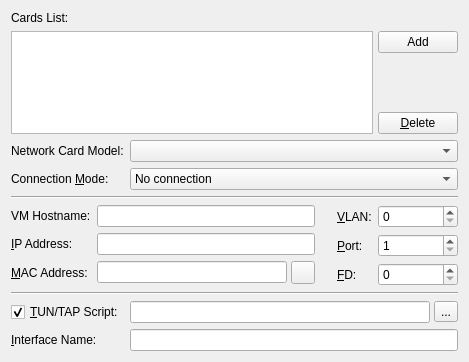
<?xml version="1.0" encoding="UTF-8"?>
<ui version="4.0">
 <class>Old_Network_Widget</class>
 <widget class="QWidget" name="Old_Network_Widget">
  <property name="geometry">
   <rect>
    <x>0</x>
    <y>0</y>
    <width>469</width>
    <height>362</height>
   </rect>
  </property>
  <property name="windowTitle">
   <string>Old Network Widget</string>
  </property>
  <layout class="QGridLayout" name="gridLayout_6">
   <item row="0" column="0">
    <widget class="QLabel" name="Label_Cards_List">
     <property name="sizePolicy">
      <sizepolicy hsizetype="Maximum" vsizetype="Maximum">
       <horstretch>0</horstretch>
       <verstretch>0</verstretch>
      </sizepolicy>
     </property>
     <property name="text">
      <string>Cards List:</string>
     </property>
     <property name="buddy">
      <cstring>Network_Cards_List</cstring>
     </property>
    </widget>
   </item>
   <item row="1" column="0">
    <layout class="QHBoxLayout" name="horizontalLayout_2">
     <property name="spacing">
      <number>5</number>
     </property>
     <item>
      <widget class="QListWidget" name="Network_Cards_List">
       <property name="sizePolicy">
        <sizepolicy hsizetype="Expanding" vsizetype="Ignored">
         <horstretch>0</horstretch>
         <verstretch>0</verstretch>
        </sizepolicy>
       </property>
      </widget>
     </item>
     <item>
      <layout class="QVBoxLayout" name="verticalLayout">
       <item>
        <widget class="QPushButton" name="Button_Add_Net_Card">
         <property name="text">
          <string>Add</string>
         </property>
         <property name="icon">
          <iconset resource="images.qrc">
           <normaloff>:/add.png</normaloff>:/add.png</iconset>
         </property>
        </widget>
       </item>
       <item>
        <spacer name="verticalSpacer">
         <property name="orientation">
          <enum>Qt::Vertical</enum>
         </property>
         <property name="sizeHint" stdset="0">
          <size>
           <width>20</width>
           <height>13</height>
          </size>
         </property>
        </spacer>
       </item>
       <item>
        <widget class="QPushButton" name="Button_Delete_Net_Card">
         <property name="text">
          <string>&amp;Delete</string>
         </property>
         <property name="icon">
          <iconset resource="images.qrc">
           <normaloff>:/remove.png</normaloff>:/remove.png</iconset>
         </property>
        </widget>
       </item>
      </layout>
     </item>
    </layout>
   </item>
   <item row="2" column="0">
    <widget class="QWidget" name="Net_Card_Options" native="true">
     <layout class="QGridLayout" name="gridLayout_5">
      <property name="margin">
       <number>0</number>
      </property>
      <item row="0" column="0" colspan="3">
       <layout class="QGridLayout" name="gridLayout">
        <item row="0" column="0">
         <widget class="QLabel" name="Label_NetCard_Model">
          <property name="text">
           <string>Network Card Model:</string>
          </property>
          <property name="buddy">
           <cstring>CB_Network_Card_Model</cstring>
          </property>
         </widget>
        </item>
        <item row="0" column="1">
         <widget class="QComboBox" name="CB_Network_Card_Model">
          <property name="maxCount">
           <number>32</number>
          </property>
         </widget>
        </item>
        <item row="1" column="0">
         <widget class="QLabel" name="Label_Connection_Mode">
          <property name="sizePolicy">
           <sizepolicy hsizetype="Maximum" vsizetype="Preferred">
            <horstretch>0</horstretch>
            <verstretch>0</verstretch>
           </sizepolicy>
          </property>
          <property name="text">
           <string>Connection &amp;Mode:</string>
          </property>
          <property name="buddy">
           <cstring>CB_Connection_Mode</cstring>
          </property>
         </widget>
        </item>
        <item row="1" column="1">
         <widget class="QComboBox" name="CB_Connection_Mode">
          <property name="sizePolicy">
           <sizepolicy hsizetype="Minimum" vsizetype="Fixed">
            <horstretch>0</horstretch>
            <verstretch>0</verstretch>
           </sizepolicy>
          </property>
          <property name="currentIndex">
           <number>8</number>
          </property>
          <property name="maxCount">
           <number>32</number>
          </property>
          <item>
           <property name="text">
            <string>Use the user mode network stack</string>
           </property>
          </item>
          <item>
           <property name="text">
            <string>Open a TUN/TAP interface</string>
           </property>
          </item>
          <item>
           <property name="text">
            <string>Use an already open TUN/TAP interface</string>
           </property>
          </item>
          <item>
           <property name="text">
            <string>Open a listening TCP socket</string>
           </property>
          </item>
          <item>
           <property name="text">
            <string>Use an already open TCP socket</string>
           </property>
          </item>
          <item>
           <property name="text">
            <string>Connect to listening TCP socket</string>
           </property>
          </item>
          <item>
           <property name="text">
            <string>Create shared VLAN via UDP multicast socket</string>
           </property>
          </item>
          <item>
           <property name="text">
            <string>Use an already open UDP multicast socket</string>
           </property>
          </item>
          <item>
           <property name="text">
            <string>No connection</string>
           </property>
          </item>
         </widget>
        </item>
       </layout>
      </item>
      <item row="1" column="0" colspan="3">
       <widget class="Line" name="Line_nc_1">
        <property name="orientation">
         <enum>Qt::Horizontal</enum>
        </property>
       </widget>
      </item>
      <item row="2" column="0">
       <layout class="QGridLayout" name="gridLayout_3">
        <item row="0" column="0">
         <widget class="QLabel" name="Label_Host_Name">
          <property name="text">
           <string>VM Hostname:</string>
          </property>
          <property name="buddy">
           <cstring>Edit_Hostname</cstring>
          </property>
         </widget>
        </item>
        <item row="0" column="1">
         <widget class="QLineEdit" name="Edit_Hostname"/>
        </item>
        <item row="1" column="0">
         <widget class="QLabel" name="Label_IP">
          <property name="sizePolicy">
           <sizepolicy hsizetype="Maximum" vsizetype="Preferred">
            <horstretch>0</horstretch>
            <verstretch>0</verstretch>
           </sizepolicy>
          </property>
          <property name="text">
           <string>&amp;IP Address:</string>
          </property>
          <property name="buddy">
           <cstring>Edit_IP_Address</cstring>
          </property>
         </widget>
        </item>
        <item row="1" column="1">
         <widget class="QLineEdit" name="Edit_IP_Address">
          <property name="text">
           <string/>
          </property>
          <property name="maxLength">
           <number>24</number>
          </property>
          <property name="cursorPosition">
           <number>0</number>
          </property>
         </widget>
        </item>
        <item row="2" column="0">
         <widget class="QLabel" name="Label_MAC">
          <property name="sizePolicy">
           <sizepolicy hsizetype="Maximum" vsizetype="Preferred">
            <horstretch>0</horstretch>
            <verstretch>0</verstretch>
           </sizepolicy>
          </property>
          <property name="text">
           <string>&amp;MAC Address:</string>
          </property>
          <property name="buddy">
           <cstring>Edit_MAC_Address</cstring>
          </property>
         </widget>
        </item>
        <item row="2" column="1">
         <layout class="QHBoxLayout" name="horizontalLayout_3">
          <property name="spacing">
           <number>4</number>
          </property>
          <item>
           <widget class="QLineEdit" name="Edit_MAC_Address">
            <property name="text">
             <string/>
            </property>
            <property name="maxLength">
             <number>18</number>
            </property>
            <property name="cursorPosition">
             <number>0</number>
            </property>
           </widget>
          </item>
          <item>
           <widget class="QToolButton" name="TB_Generate_New_MAC">
            <property name="toolTip">
             <string>Generate New MAC</string>
            </property>
            <property name="text">
             <string/>
            </property>
            <property name="icon">
             <iconset resource="images.qrc">
              <normaloff>:/update.png</normaloff>:/update.png</iconset>
            </property>
           </widget>
          </item>
         </layout>
        </item>
       </layout>
      </item>
      <item row="2" column="1">
       <spacer name="horizontalSpacer">
        <property name="orientation">
         <enum>Qt::Horizontal</enum>
        </property>
        <property name="sizeType">
         <enum>QSizePolicy::Fixed</enum>
        </property>
        <property name="sizeHint" stdset="0">
         <size>
          <width>10</width>
          <height>20</height>
         </size>
        </property>
       </spacer>
      </item>
      <item row="2" column="2">
       <layout class="QGridLayout" name="gridLayout_2">
        <item row="0" column="0">
         <widget class="QLabel" name="Label_VLAN">
          <property name="text">
           <string>&amp;VLAN:</string>
          </property>
          <property name="buddy">
           <cstring>SB_VLAN</cstring>
          </property>
         </widget>
        </item>
        <item row="0" column="1">
         <widget class="QSpinBox" name="SB_VLAN">
          <property name="minimumSize">
           <size>
            <width>80</width>
            <height>0</height>
           </size>
          </property>
          <property name="maximumSize">
           <size>
            <width>80</width>
            <height>16777215</height>
           </size>
          </property>
         </widget>
        </item>
        <item row="1" column="0">
         <widget class="QLabel" name="Label_Port">
          <property name="sizePolicy">
           <sizepolicy hsizetype="Maximum" vsizetype="Preferred">
            <horstretch>0</horstretch>
            <verstretch>0</verstretch>
           </sizepolicy>
          </property>
          <property name="text">
           <string>&amp;Port:</string>
          </property>
          <property name="buddy">
           <cstring>SB_Port</cstring>
          </property>
         </widget>
        </item>
        <item row="1" column="1">
         <widget class="QSpinBox" name="SB_Port">
          <property name="sizePolicy">
           <sizepolicy hsizetype="Fixed" vsizetype="Fixed">
            <horstretch>0</horstretch>
            <verstretch>0</verstretch>
           </sizepolicy>
          </property>
          <property name="minimumSize">
           <size>
            <width>80</width>
            <height>0</height>
           </size>
          </property>
          <property name="maximumSize">
           <size>
            <width>80</width>
            <height>16777215</height>
           </size>
          </property>
          <property name="minimum">
           <number>1</number>
          </property>
          <property name="maximum">
           <number>50000</number>
          </property>
         </widget>
        </item>
        <item row="2" column="0">
         <widget class="QLabel" name="Label_File_Descriptor">
          <property name="text">
           <string>&amp;FD:</string>
          </property>
          <property name="buddy">
           <cstring>SB_File_Descriptor</cstring>
          </property>
         </widget>
        </item>
        <item row="2" column="1">
         <widget class="QSpinBox" name="SB_File_Descriptor">
          <property name="minimumSize">
           <size>
            <width>80</width>
            <height>0</height>
           </size>
          </property>
          <property name="maximumSize">
           <size>
            <width>80</width>
            <height>16777215</height>
           </size>
          </property>
          <property name="toolTip">
           <string>If the value is 0 then it will not be used</string>
          </property>
          <property name="minimum">
           <number>0</number>
          </property>
          <property name="maximum">
           <number>99999999</number>
          </property>
          <property name="value">
           <number>0</number>
          </property>
         </widget>
        </item>
       </layout>
      </item>
      <item row="3" column="0" colspan="3">
       <widget class="Line" name="Line_nc_4">
        <property name="orientation">
         <enum>Qt::Horizontal</enum>
        </property>
       </widget>
      </item>
      <item row="4" column="0" colspan="3">
       <layout class="QGridLayout" name="gridLayout_4">
        <item row="0" column="0">
         <widget class="QCheckBox" name="CH_TUN_TAP_Script">
          <property name="text">
           <string>&amp;TUN/TAP Script:</string>
          </property>
          <property name="checked">
           <bool>true</bool>
          </property>
         </widget>
        </item>
        <item row="0" column="1">
         <layout class="QHBoxLayout" name="horizontalLayout_4">
          <property name="spacing">
           <number>4</number>
          </property>
          <item>
           <widget class="QLineEdit" name="Edit_TUN_TAP_Script"/>
          </item>
          <item>
           <widget class="QToolButton" name="TB_Browse_TUN_Script">
            <property name="text">
             <string>...</string>
            </property>
            <property name="icon">
             <iconset resource="images.qrc">
              <normaloff>:/open-file.png</normaloff>:/open-file.png</iconset>
            </property>
           </widget>
          </item>
         </layout>
        </item>
        <item row="1" column="0">
         <widget class="QLabel" name="Label_If_Name">
          <property name="text">
           <string>&amp;Interface Name:</string>
          </property>
          <property name="buddy">
           <cstring>Edit_Interface_Name</cstring>
          </property>
         </widget>
        </item>
        <item row="1" column="1">
         <widget class="QLineEdit" name="Edit_Interface_Name"/>
        </item>
       </layout>
      </item>
     </layout>
    </widget>
   </item>
  </layout>
 </widget>
 <tabstops>
  <tabstop>Network_Cards_List</tabstop>
  <tabstop>Button_Add_Net_Card</tabstop>
  <tabstop>Button_Delete_Net_Card</tabstop>
  <tabstop>CB_Network_Card_Model</tabstop>
  <tabstop>CB_Connection_Mode</tabstop>
  <tabstop>Edit_Hostname</tabstop>
  <tabstop>Edit_IP_Address</tabstop>
  <tabstop>Edit_MAC_Address</tabstop>
  <tabstop>TB_Generate_New_MAC</tabstop>
  <tabstop>SB_VLAN</tabstop>
  <tabstop>SB_Port</tabstop>
  <tabstop>SB_File_Descriptor</tabstop>
  <tabstop>CH_TUN_TAP_Script</tabstop>
  <tabstop>Edit_TUN_TAP_Script</tabstop>
  <tabstop>TB_Browse_TUN_Script</tabstop>
  <tabstop>Edit_Interface_Name</tabstop>
 </tabstops>
 <resources>
  <include location="images.qrc"/>
 </resources>
 <connections>
  <connection>
   <sender>CH_TUN_TAP_Script</sender>
   <signal>toggled(bool)</signal>
   <receiver>Edit_TUN_TAP_Script</receiver>
   <slot>setEnabled(bool)</slot>
   <hints>
    <hint type="sourcelabel">
     <x>84</x>
     <y>308</y>
    </hint>
    <hint type="destinationlabel">
     <x>156</x>
     <y>309</y>
    </hint>
   </hints>
  </connection>
  <connection>
   <sender>CH_TUN_TAP_Script</sender>
   <signal>toggled(bool)</signal>
   <receiver>TB_Browse_TUN_Script</receiver>
   <slot>setEnabled(bool)</slot>
   <hints>
    <hint type="sourcelabel">
     <x>31</x>
     <y>313</y>
    </hint>
    <hint type="destinationlabel">
     <x>442</x>
     <y>308</y>
    </hint>
   </hints>
  </connection>
 </connections>
</ui>
